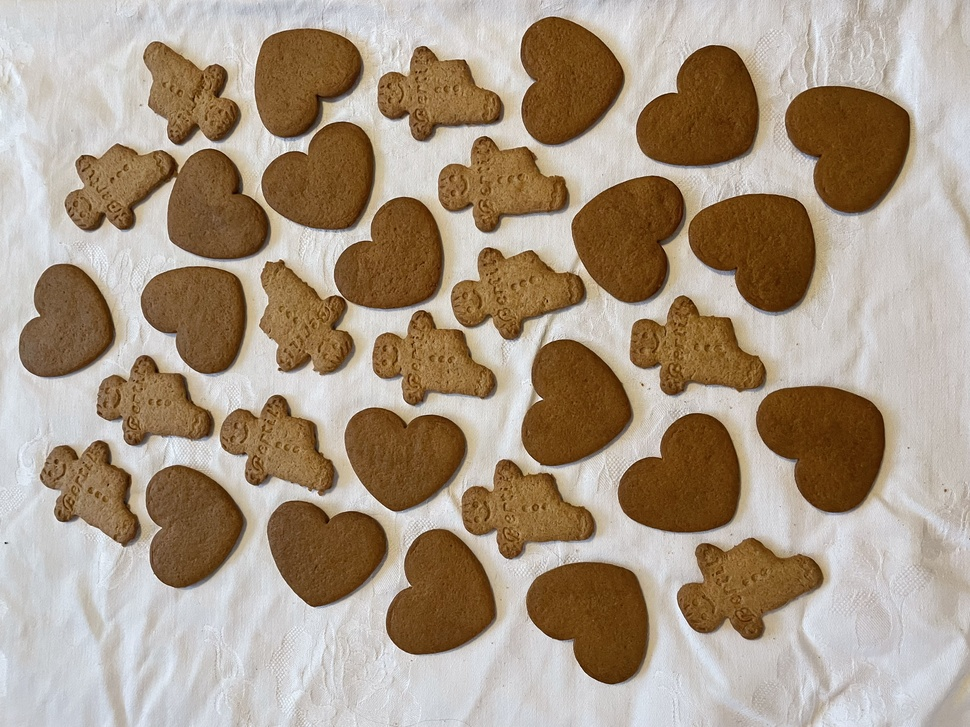
#> input picture images/gingerbreads.jpg, 970 x 727 px, shrunk from 4032 x 3024 before the run, found by its file name
$ python example2.py
#> lines starting #> are read from the running program, lines starting #| are printed output that depends on the picture
#> further down, gingerbreads is the input picture: shape (727, 970, 3); mean R, G, B 168.5, 151.6, 132.6
# -*- coding: utf-8 -*-
"""
Skeleton for first part of the blob-detection coursework as part of INF250
at NMBU (Autumn 2017).
"""
__author__ = "Yngve Mardal Moe"
__email__ = "yngve.m.moe@gmail.com"

import numpy as np
import matplotlib.pyplot as plt
from skimage import io


def threshold(image, th=None):
    """Returns a binarised version of given image, thresholded at given value.
    Binarises the image using a global threshold `th`. Uses Otsu's method
    to find optimal thrshold value if the threshold variable is None. The
    returned image will be in the form of an 8-bit unsigned integer array
    with 255 as white and 0 as black.
    Parameters:
    -----------
    image : np.ndarray
    Image to binarise. If this image is a colour image then the last
    dimension will be the colour value (as RGB values).
    th : numeric
    Threshold value. Uses Otsu's method if this variable is None.
    Returns:
    --------
    binarised : np.ndarray(dtype=np.uint8)
    Image where all pixel values are either 0 or 255.
    """
    # Setup
    shape = np.shape(image)
    binarised = np.zeros([shape[0], shape[1]], dtype=np.uint8)
    if len(shape) == 3:
        image = image.mean(axis=2)
    elif len(shape) > 3:
        raise ValueError('Must be at 2D image')
    if th is None:
        th = otsu(image)
    binarised[image >= th] = 255
    binarised[image < th] = 0
    return binarised


def histogram(image):
    """Returns the image histogram with 256 bins.
    """
    # Setup
    shape = np.shape(image)
#> shape = (727, 970, 3)
    histogram = np.zeros(256)
    if len(shape) == 3:
        image = image.mean(axis=2)
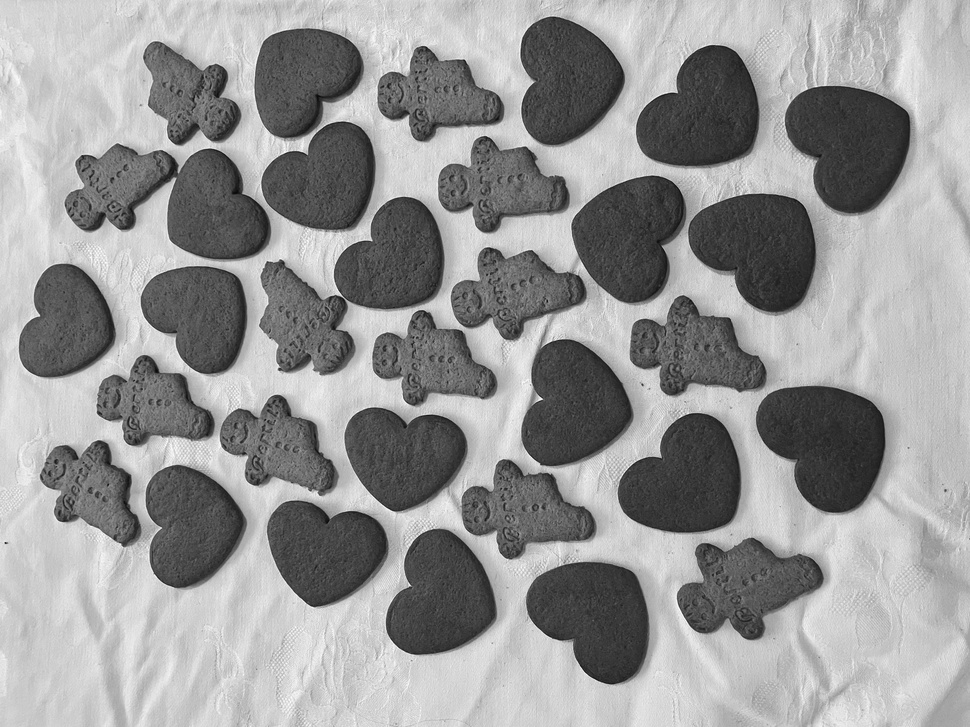
#> image: shape (727, 970) float64; min 9.67, max 255, mean 150.9
    elif len(shape) > 3:
        raise ValueError('Must be at 2D image')
    K = 256
    histogram = np.zeros(K)
    for i in range(shape[0]):
        for j in range(shape[1]):
            pixval = int(image[i, j])
            histogram[pixval] += 1
#> after the loop, histogram = 256 values, max 13045 at index 207, min 0 at index 0, mean 2754.6
    return histogram


def otsu(image):
    """
    Finds the optimal threshold value of a given grayscale image using Otsu's method.

    This implementation computes the between-class variance efficiently by using
    cumulative sums rather than iterating over all possible threshold values.

    Steps:
    -------
    1. Compute the histogram of the image (0–255) and normalize it into probabilities.
    2. Calculate cumulative sums:
        - P[t]: cumulative probability up to intensity t (background proportion)
        - S[t]: cumulative weighted intensity sum up to t
    3. The total mean intensity (mu_T) is taken as S[-1].
    4. For every possible threshold t, compute the between-class variance:
           var_between[t] = ((mu_T * P[t] - S[t]) ** 2) / (P[t] * (1 - P[t]))
       This measures how well the image is separated into two classes
       (background and foreground) at threshold t.
    5. The threshold that maximizes var_between is chosen as the optimal one.

    This vectorized implementation avoids explicit loops and computes the
    optimal threshold in O(256) time using NumPy array operations.

    Parameters:
    -----------
    image : np.ndarray
        Grayscale (or RGB) image array. If RGB, it should be averaged before input.

    Returns:
    --------
    th : int
        Optimal global threshold value (0–255) computed using Otsu's method.
    """
    hist = histogram(image).astype(float)
#> hist has the same summary as histogram in histogram
    total = hist.sum()
#> total = 705190
    if total == 0:
        return 0

    p = hist / total
#> p = 256 values, max 0.0185 at index 207, min 0 at index 0, mean 0.00391
    intensity = np.arange(256, dtype=float)
    P = np.cumsum(p)
#> P = 256 values from 0 to 1
    S = np.cumsum(p * intensity)
#> S = 256 values from 0 to 150.6
    mu_T = S[-1]
#> mu_T = 150.6
    eps = 1e-12
    var_between = (mu_T * P - S) ** 2 / (P * (1.0 - P) + eps)
#> var_between = 256 values, max 3843.4 at index 138, min 0 at index 0, mean 1970.6
    var_between[0] = 0.0
    var_between[-1] = 0.0
    th = int(np.argmax(var_between))
#> th = 138
    return th


image = "gingerbreads.jpg"
gingerbreads = io.imread(image)
print(f"Optimal threshold using Otsu's method: {otsu(gingerbreads)}")
#| Optimal threshold using Otsu's method: 138
plt.figure()
plt.plot(histogram(gingerbreads))
plt.figure()
# plt.plot(threshold(gingerbreads))
io.imshow(threshold(gingerbreads))
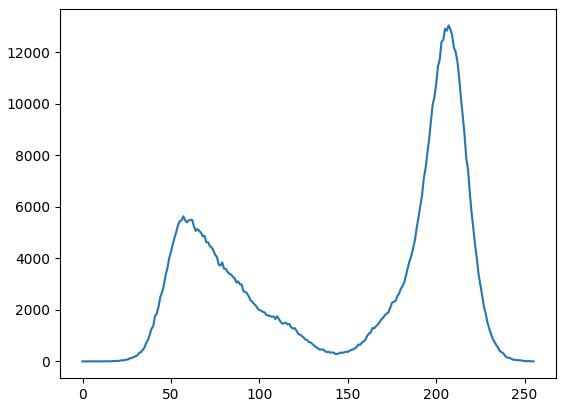
#> figure drawn by matplotlib, 1 panel; curve peaks at x = 207, y = 13045
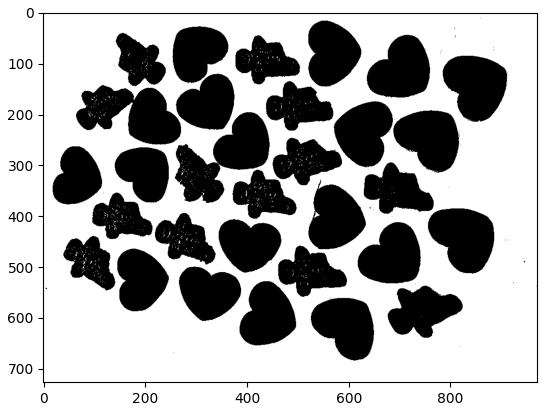
#> figure drawn by matplotlib, 1 panel

$ run again, with images/wheat.jpg copied over images/gingerbreads.jpg
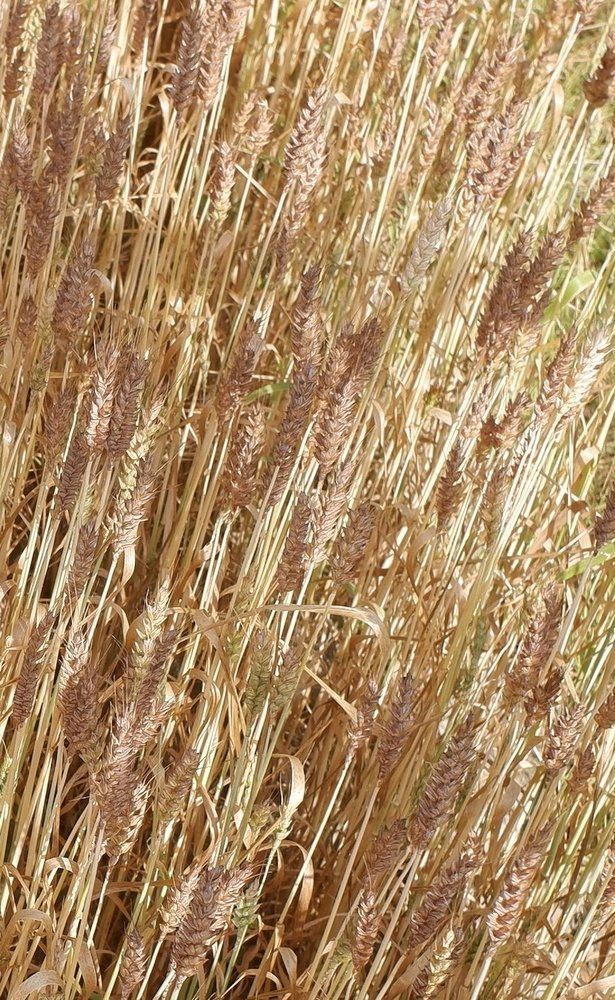
#> input picture images/wheat.jpg, 615 x 1000 px, shrunk from 902 x 1466 before the run, found by its file name
#> gingerbreads is the input picture: shape (1000, 615, 3); mean R, G, B 172.4, 140.6, 100.9
#> in histogram, `image = image.mean(axis=2)`:
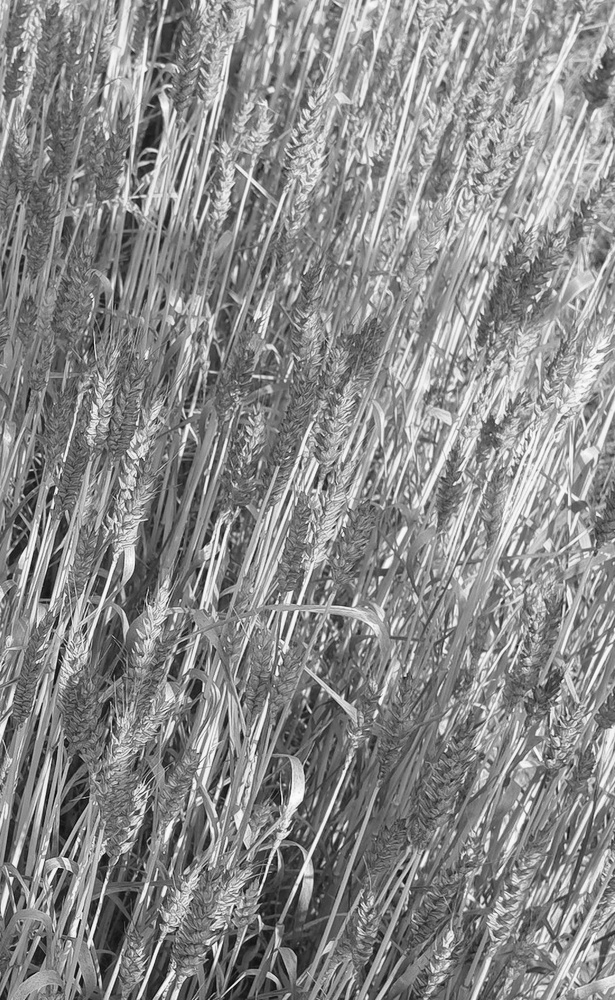
#> image: shape (1000, 615) float64; min 4.67, max 252.7, mean 137.9
#> after the loop in histogram, `for i in range(shape[0]):`: histogram = 256 values, max 5176 at index 120, min 0 at index 0, mean 2402.3
#> hist has the same summary as histogram in histogram
#> total = 615000
#> p = 256 values, max 0.00842 at index 120, min 0 at index 0, mean 0.00391
#> P = 256 values from 0 to 1
#> S = 256 values from 0 to 137.6
#> mu_T = 137.6
#> var_between = 256 values, max 1558.8 at index 144, min 0 at index 0, mean 778.2
#> in otsu, `th = int(np.argmax(var_between))`: th = 144
#| Optimal threshold using Otsu's method: 144
#> `io.imshow(threshold(gingerbreads))`:
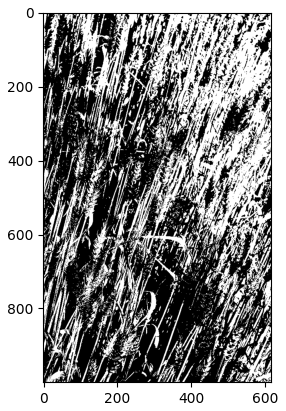
#> figure drawn by matplotlib, 1 panel
